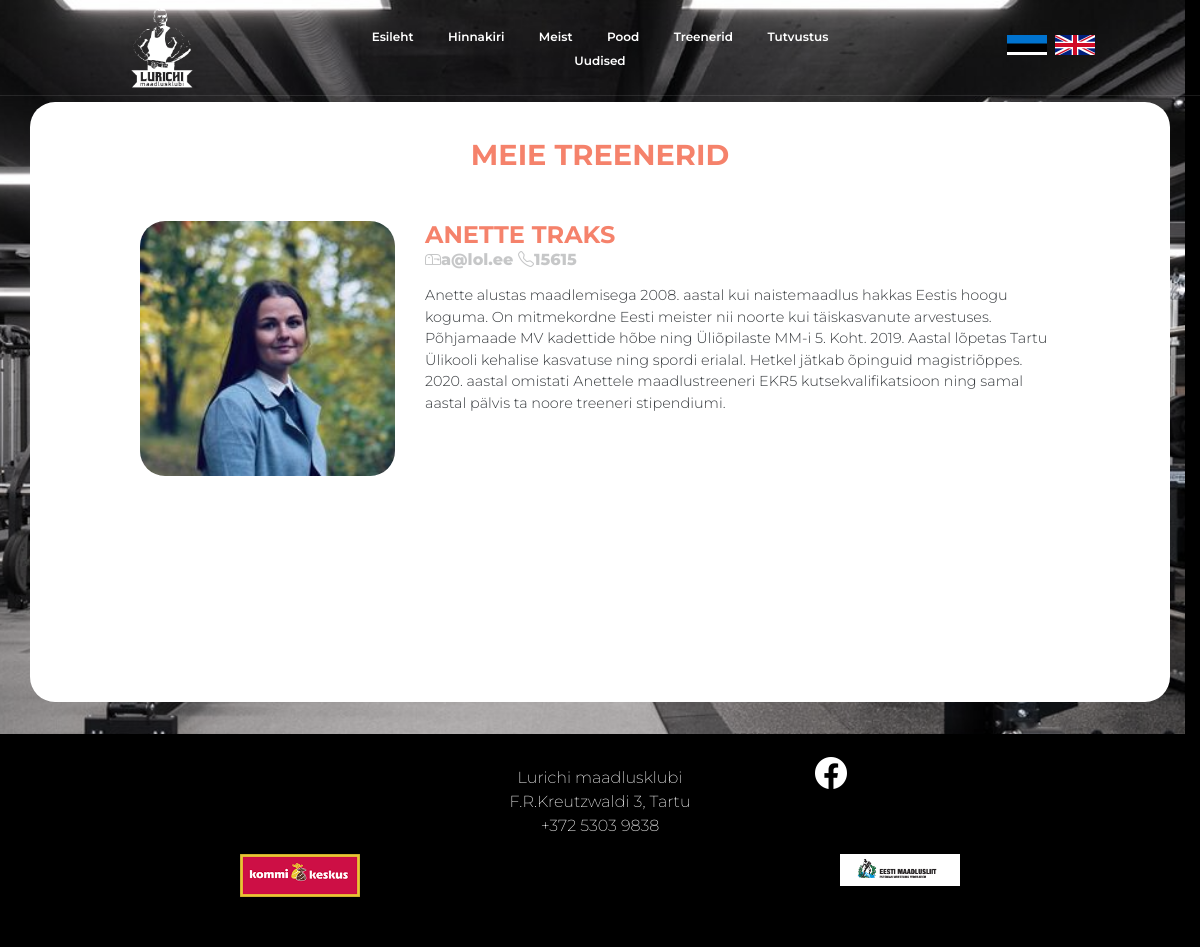
/treenerid/, run on the app's committed database.
### navbar/models.py (models this page shows, shortened)
class Navbar_lang(models.Model):
	lang = models.OneToOneField(Lang, on_delete=models.CASCADE)
	index = models.CharField(max_length=15, blank=True)
	hinnakiri = models.CharField(max_length=15, blank=True)
	meist = models.CharField(max_length=15, blank=True)
	pood = models.CharField(max_length=15, blank=True)
	treenerid = models.CharField(max_length=15, blank=True)
	tutvustus = models.CharField(max_length=15, blank=True)
	blog = models.CharField(max_length=15, blank=True)
	footer_info = models.TextField(blank=True)
	logo = models.ImageField()

class Lang(models.Model):
	lang = models.CharField(max_length=3, unique=True)
	flag = models.ImageField()

class Social_media(models.Model):
	url = models.CharField(max_length=999, blank=True)
	icon = models.CharField(max_length=20, blank=True)

class Toetaja(models.Model):
	url = models.CharField(max_length=999, blank=True)
	logo = models.ImageField(blank=True)

### treenerid/models.py (models this page shows, shortened)
class Treenerid_lang(models.Model):
	lang = models.OneToOneField(Lang, on_delete=models.CASCADE)
	bg = models.ImageField(blank=True)
	title = models.CharField(max_length=999, blank=True)

class Treener(models.Model):
	lang = models.OneToOneField(Lang, on_delete=models.CASCADE)
	nimi = models.CharField(max_length=999)
	phone = models.CharField(max_length=999, blank=True)
	email = models.CharField(max_length=999, blank=True)
	kirjeldus = models.TextField(blank=True)
	pilt = models.ImageField(blank=True)

### treenerid/views.py (the view)
# urls.py: url(r'^treenerid/', include('treenerid.urls')),
def treenerid(request):
	if 'lang' not in request.session:
		request.session['lang'] = 'est'
	if bool(request.POST) == True:
		if request.POST['submit-btn'] == 'lang':
			request.session['lang'] = request.POST['langselect']
			return HttpResponseRedirect('/treenerid') #INDEX\i puhul '/'
	return render(request, 'treenerid.html', context={
		'contact':Contact.objects.all()[0],
		'navbar_lang':Navbar_lang.objects.get(lang=Lang.objects.get(lang=request.session['lang'])),
		'flags': Lang.objects.all(),
		'lang':Treenerid_lang.objects.get(lang=Lang.objects.get(lang=request.session['lang'])),
		'social_media': Social_media.objects.all(),
		'toetajad': Toetaja.objects.all(),
		'treenerid': Treener.objects.filter(lang=Lang.objects.get(lang=request.session['lang']))
		})

### templates/treenerid.html (shortened to what this page needs)
{% load static %}
{% include "navbar/navbar.html" %}
<link rel="stylesheet" type="text/css" href="{% static "treenerid.css" %}">
<div class="main">
	<div class="row sisu">
		<div class="container treenerid">
			<h1>{{ lang.title|upper }}</h1>
			<br><br>
			{% for treener in treenerid %}
				<div class="row">
					<div class="col-1"></div>
					<div class="col-3 pilt">
						<img src="{{ treener.pilt.url }}">
					</div>
					<div class="col-7">
						<h2>{{ treener.nimi|upper }}</h2>
						<h5><i class="bi-mailbox"></i>{{ treener.email }} <i class="bi-telephone"></i>{{ treener.phone }}</h5>
						<p>{{ treener.kirjeldus|linebreaks }}</p>
					</div>
					<div class="col-1"></div>
				</div>
			{% endfor %}
		</div>
	</div>
</div>
{% include "navbar/footer.html" %}

### templates/navbar/navbar.html (shortened to what this page needs)
{% load static %}
<!DOCTYPE html>
<html lang="en">
<head>
<link rel="stylesheet" href="https://maxcdn.bootstrapcdn.com/bootstrap/4.0.0/css/bootstrap.min.css">
<link rel="stylesheet" href="https://cdn.jsdelivr.net/npm/bootstrap-icons@1.3.0/font/bootstrap-icons.css">
<link rel="stylesheet" type="text/css" href="{% static 'all.css' %}">
</head>
<body>
<link rel="stylesheet" href="https://cdnjs.cloudflare.com/ajax/libs/font-awesome/4.7.0/css/font-awesome.min.css">
<div class="navbar">
	<div class="col-3">
		<a href="/" class="logo">
			<img src="{{ navbar_lang.logo.url }}">
		</a>
	</div>
	<div class="col-6 navigatsioon">
		<a href="/">{{ navbar_lang.index }}</a>
		<a href="/hinnakiri">{{ navbar_lang.hinnakiri }}</a>
		<a href="/meist">{{ navbar_lang.meist }}</a>
		<a href="/pood">{{ navbar_lang.pood }}</a>
		<a href="/treenerid">{{ navbar_lang.treenerid }}</a>
		<a href="/tutvustus">{{ navbar_lang.tutvustus }}</a>
		<a href="/blog">{{ navbar_lang.blog }}</a>
	</div>
	<div class="col-3">
		{% for flag in flags %}
			<div class="col-2 navbar-desktop__langs__item">
				<form method="POST"> {% csrf_token %}
					<button type="submit" name="submit-btn" value="lang" style="background-image: url('{{ flag.flag.url }}');">
					</button>
				</form>
			</div>
		{% endfor %}
	</div>
</div>

### templates/navbar/footer.html (shortened to what this page needs)
{% load static %}
<div class="container footer col-12">
	<div class="row">
		<div class="col-2"></div>
		<div class="col-2"></div>
		<div class="col-4 footer-info">
			<p>{{ navbar_lang.footer_info|linebreaks }}</p>
		</div>
		<div class="col-2 socials">
			{% for social in social_media %}
			<a href="{{ social.url }}" target="_blank"><i class="bi-{{ social.icon }}"></i></a>
			{% endfor %}
		</div>
		<div class="col-2"></div>
	</div>
	<div class="row toetajad">
		{% for toetaja in toetajad %}
		<div class="col">
		<a href="{{ toetaja.url }}" target="_blank">
			<img src="{{ toetaja.logo.url }}">
		</a>
		</div>
		{% endfor %}
	</div>
</div>
</body>
</html>

### static/all.css (style rules this page uses)
:root { --kontrast: #f36347; --kontrast-0: rgba(243, 99, 71, 0); --kontrast-50: rgba(243, 99, 71, .5); --kontrast-25: rgba(243, 99, 71, .25); --kontrast-10: rgba(243, 99, 71, .1); }
html { overflow-x: hidden; }
body { font-family: Montserrat; font-weight: 600; overflow-x: hidden; width: 100vw; background-color: black; }
.navbar { z-index: 10000; text-align: center; height: 12vh; width: 100vw; border-bottom: thin solid rgba(255,255,255,.1); transform: all .5s; transition: all .5s; }
.navbar a { color: white; text-decoration: none; margin-left: 1.25em; margin-right: 1.25em; font-size: .75em; transform: all .5s; transition: all .5s; border-bottom: solid 2px var(--kontrast-0); }
.navbar .logo img, .navbar .logo { max-width: 10vw; height: 10vh; }
.navbar-desktop__langs__item { display: inline-block; }
.navbar-desktop__langs__item button { padding: 0 0 0 0; border: none; width: 2.5em; height: 1.25em; background-size: cover; cursor: pointer; }
.main { display: block; width: 100vw; min-height: 87vh; margin-top: -12vh; background-position: fixed; z-index: -1; padding-left: 0 !important; padding-right: 0 !important; }
.footer { margin-top: 2em; background-color: black; color: white; padding-top: 1em; padding-bottom: 2em; }
.footer a { text-decoration: none; }
.footer .footer-info { text-align: center; font-weight: 250; }
.footer .socials a { color: white; font-size: 2em; transition: all .25s; }
.footer .toetajad a { text-decoration: none; }
.footer .toetajad img { width: 10vw; display: block; margin-left: auto; margin-right: auto; }

### static/treenerid.css (style rules this page uses)
.treenerid { margin-top: 15vh; padding-bottom: 3vh; background-color: white; border-radius: 25px; min-height: 75vh; }
.treenerid h1 { text-align: center; margin-top: 1.25em; margin-bottom: 0; font-weight: 700; margin-bottom: 0; opacity: .8; font-size: 1.8em; color: var(--kontrast); }
.treenerid img { border-radius: 25px; margin-left: auto; margin-right: 0; display: block; width: 100%; }
.treenerid h2 { font-size: 1.5em; font-weight: 700; margin-bottom: 0; color: var(--kontrast); opacity: .8; }
.treenerid h5 { font-size: 1em; font-weight: 800; opacity: .25; margin-top: 0; margin-bottom: 0; }
.treenerid p { font-weight: 350; opacity: .9; font-size: .9em; }

### data on the page
Navbar_lang: logo (picture), index "Esileht", hinnakiri "Hinnakiri", meist "Meist", pood "Pood", treenerid "Treenerid", tutvustus "Tutvustus", blog "Uudised", footer_info "Lurichi maadlusklubi F.R.Kreutzwaldi 3, Tartu +372 5303 9838"
Lang: flag (picture)
Lang: flag (picture)
Treenerid_lang: title "MEIE TREENERID"
Treener: pilt (picture), nimi "ANETTE TRAKS", email "a@lol.ee", phone "15615", kirjeldus "Anette alustas maadlemisega 2008. aastal kui naistemaadlus hakkas Eestis hoogu koguma. On mitmekordne Eesti meister nii noorte kui täiskasvanute arvestuses. Põhjamaade MV kadettide hõbe ning Üliõpilaste MM-i 5. Koht. 2019. Aastal lõpetas Tartu Ülikooli kehalise kasvatuse ning spordi erialal. Hetkel jätkab õpinguid magistriõppes. 2020. aastal omistati Anettele maadlustreeneri EKR5 kutsekvalifikatsioon ning samal aastal pälvis ta noore treeneri stipendiumi."
Toetaja: logo (picture)
Toetaja: logo (picture)
